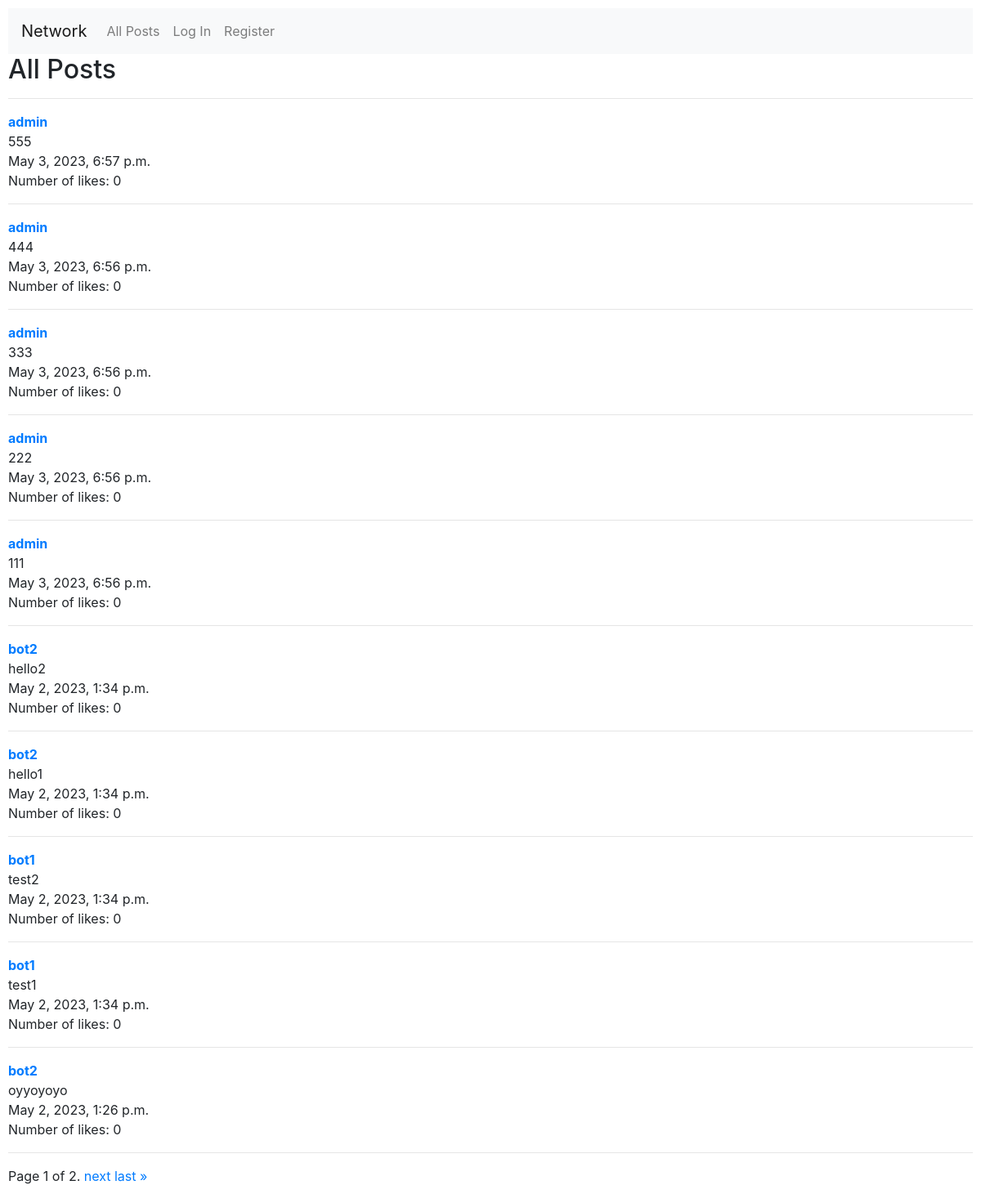
The page / on the database its author committed.
### network/models.py (models this page shows, shortened)
class Post(models.Model):
    user = models.ForeignKey(User, on_delete=models.CASCADE, blank=True, null=True, related_name="post_user")
    content = models.CharField(max_length=280)
    number_of_likes = models.IntegerField(default=0)
    time = models.DateTimeField(auto_now_add=True)

class User(AbstractUser):
    pass

### network/views.py (the view)
# urls.py: path("", views.index, name="index"),
def index(request):
    all_posts = Post.objects.all().order_by("-time")
    number_of_posts = len(all_posts)
    page_obj = get_page_objects(request, all_posts)
    return render(request, "network/index.html", {
        "form": PostForm,
        "page_obj": page_obj,
        "number_of_posts": number_of_posts
    })

### network/utils.py (called while the page is built)
def get_page_objects(request, posts):
    paginator = Paginator(posts, 10)
    page_number = request.GET.get("page")
    page_obj = paginator.get_page(page_number)
    return page_obj

### network/templates/network/index.html (shortened to what this page needs)
{% extends "network/layout.html" %}
{% block body %}
    <h2>All Posts</h2>
    <hr>
    {% include "network/posts.html" %}
{% endblock %}

### network/templates/network/posts.html (shortened to what this page needs)
{% load static %}
{% if number_of_posts > 0 %}
    {% for post in page_obj %}
        <div>
            <div>
                <a href="{% url 'profile' profile_id=post.user.id %}"><strong>{{ post.user }}</strong></a>
            </div>
            <div id="content-div-{{ post.id }}-saved">
                {{ post.content }}
            </div>
            <div>
                {{ post.time }}
            </div>
            <div>
                Number of likes: {{ post.number_of_likes }}
            </div>
            <hr>
        </div>
    {% endfor %}
{% else %}
    No active posts
{% endif %}
<div class="pagination">
    <span class="step-links">
        <span class="current">
            Page {{ page_obj.number }} of {{ page_obj.paginator.num_pages }}.
        </span>
        {% if page_obj.has_next %}
            <a href="?page={{ page_obj.next_page_number }}">next</a>
            <a href="?page={{ page_obj.paginator.num_pages }}">last &raquo;</a>
        {% endif %}
    </span>
</div>

### network/static/network/styles.css (style rules this page uses)
body { padding: 10px; }

### rows shown on the page
Post: user "admin", content "555", time "May 3, 2023, 6:57 p.m.", number_of_likes "0"
Post: user "admin", content "444", time "May 3, 2023, 6:56 p.m.", number_of_likes "0"
Post: user "admin", content "333", time "May 3, 2023, 6:56 p.m.", number_of_likes "0"
Post: user "admin", content "222", time "May 3, 2023, 6:56 p.m.", number_of_likes "0"
Post: user "admin", content "111", time "May 3, 2023, 6:56 p.m.", number_of_likes "0"
Post: user "bot2", content "hello2", time "May 2, 2023, 1:34 p.m.", number_of_likes "0"
Post: user "bot2", content "hello1", time "May 2, 2023, 1:34 p.m.", number_of_likes "0"
Post: user "bot1", content "test2", time "May 2, 2023, 1:34 p.m.", number_of_likes "0"
Post: user "bot1", content "test1", time "May 2, 2023, 1:34 p.m.", number_of_likes "0"
Post: user "bot2", content "oyyoyoyo", time "May 2, 2023, 1:26 p.m.", number_of_likes "0"

### other values the page prints
{{ page_obj.number }} "1"
{{ page_obj.paginator.num_pages }} "2"
